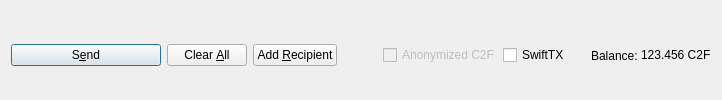
         <widget class="QFrame" name="frame_Send">
          <layout class="QHBoxLayout" name="horizontalLayout">
           <property name="bottomMargin">
            <number>0</number>
           </property>
           <item>
            <widget class="QPushButton" name="sendButton">
             <property name="minimumSize">
              <size>
               <width>150</width>
               <height>0</height>
              </size>
             </property>
             <property name="toolTip">
              <string>Confirm the send action</string>
             </property>
             <property name="text">
              <string>S&amp;end</string>
             </property>
             <property name="icon">
              <iconset resource="../c2fcoin.qrc">
               <normaloff>:/icons/send</normaloff>:/icons/send</iconset>
             </property>
             <property name="autoDefault">
              <bool>false</bool>
             </property>
             <property name="default">
              <bool>true</bool>
             </property>
            </widget>
           </item>
           <item>
            <widget class="QPushButton" name="clearButton">
             <property name="sizePolicy">
              <sizepolicy hsizetype="Minimum" vsizetype="Fixed">
               <horstretch>0</horstretch>
               <verstretch>0</verstretch>
              </sizepolicy>
             </property>
             <property name="toolTip">
              <string>Clear all fields of the form.</string>
             </property>
             <property name="text">
              <string>Clear &amp;All</string>
             </property>
             <property name="icon">
              <iconset resource="../c2fcoin.qrc">
               <normaloff>:/icons/remove</normaloff>:/icons/remove</iconset>
             </property>
             <property name="autoDefault">
              <bool>false</bool>
             </property>
            </widget>
           </item>
           <item>
            <widget class="QPushButton" name="addButton">
             <property name="toolTip">
              <string>Send to multiple recipients at once</string>
             </property>
             <property name="text">
              <string>Add &amp;Recipient</string>
             </property>
             <property name="icon">
              <iconset resource="../c2fcoin.qrc">
               <normaloff>:/icons/add</normaloff>:/icons/add</iconset>
             </property>
             <property name="autoDefault">
              <bool>false</bool>
             </property>
            </widget>
           </item>
           <item>
            <spacer name="horizontalSpacer">
             <property name="orientation">
              <enum>Qt::Horizontal</enum>
             </property>
             <property name="sizeHint" stdset="0">
              <size>
               <width>40</width>
               <height>20</height>
              </size>
             </property>
            </spacer>
           </item>
           <item>
            <layout class="QHBoxLayout" name="horizontalLayout_2">
             <property name="spacing">
              <number>3</number>
             </property>
             <item>
              <widget class="QCheckBox" name="checkzC2F">
               <property name="enabled">
                <bool>false</bool>
               </property>
               <property name="text">
                <string>Anonymized C2F</string>
               </property>
              </widget>
             </item>
             <item>
              <widget class="QCheckBox" name="checkSwiftTX">
               <property name="enabled">
                <bool>true</bool>
               </property>
               <property name="minimumSize">
                <size>
                 <width>85</width>
                 <height>0</height>
                </size>
               </property>
               <property name="text">
                <string>SwiftTX</string>
               </property>
              </widget>
             </item>
             <item>
              <widget class="QLabel" name="label">
               <property name="text">
                <string>Balance:</string>
               </property>
              </widget>
             </item>
             <item>
              <widget class="QLabel" name="labelBalance">
               <property name="sizePolicy">
                <sizepolicy hsizetype="Preferred" vsizetype="Fixed">
                 <horstretch>0</horstretch>
                 <verstretch>0</verstretch>
                </sizepolicy>
               </property>
               <property name="cursor">
                <cursorShape>IBeamCursor</cursorShape>
               </property>
               <property name="text">
                <string notr="true">123.456 C2F</string>
               </property>
               <property name="textInteractionFlags">
                <set>Qt::LinksAccessibleByMouse|Qt::TextSelectableByKeyboard|Qt::TextSelectableByMouse</set>
               </property>
              </widget>
             </item>
            </layout>
           </item>
          </layout>
         </widget>
